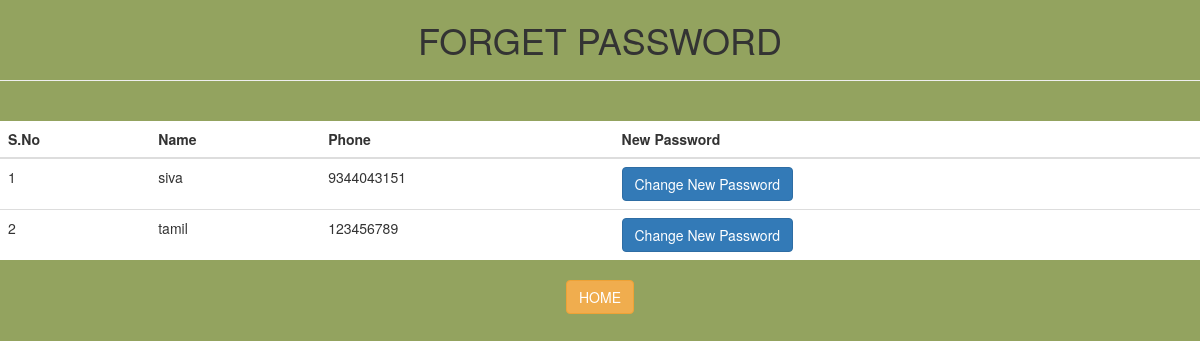
/forget, run on the app's committed database.
### tables this page shows
CREATE TABLE customers (pid integer primary key,name text,
            email varchar(20),birth date,address text,phone integer);

### web.py (the view)
@app.route('/forget',methods=['GET','POST'])
def forget():
    con=sqlite3.connect('data2.db')
    con.row_factory=sqlite3.Row
    cur=con.cursor()
    cur.execute("select * from customers")
    data=cur.fetchall()
    con.close()
    return render_template("forget.html",data=data)

### templates/forget.html (shortened to what this page needs)
<!DOCTYPE html>
<html lang="en">
<head>
 <link rel="stylesheet" href="https://maxcdn.bootstrapcdn.com/bootstrap/3.4.1/css/bootstrap.min.css">
</head>
<body>
    <div class="main">
       <center> <h1>FORGET PASSWORD<hr></h1></center>
  <div align="center"class="table">
            <br>
                   <table class="table table-border" >
        <thead>
            <tr>
                <th>S.No</th>
                <th>Name</th>
                    <th>Phone</th>
                <th>New Password</th>
               </tr>
        </thead>
       <tbody>
        {% for res in data %}
        {%set i=loop.index %}
        <tr>
            <td>{{i}}</td>
            <td>{{res["name"]}}</td>
           <td>{{res["phone"]}}</td>
            <td><a href=" {{url_for('change',id=res['pid'])}}"class="btn btn-primary">Change New Password </a>   </td>
            </tr>
        {% endfor %}
       </tbody>
       </table>
       <div>
        <a href="{{url_for('index')}}"class ="btn btn-warning pull right">HOME</a>
        </div>
    </div>
   </div>
</body>
</html>

### templates/forget.html (style rules this page uses)
body { background-color:rgb(147, 163, 95); background-position: center; background-repeat: no-repeat; background-size:cover; }

### data on the page
customers: i "1", name "siva", phone "9344043151"
customers: i "2", name "tamil", phone "123456789"
